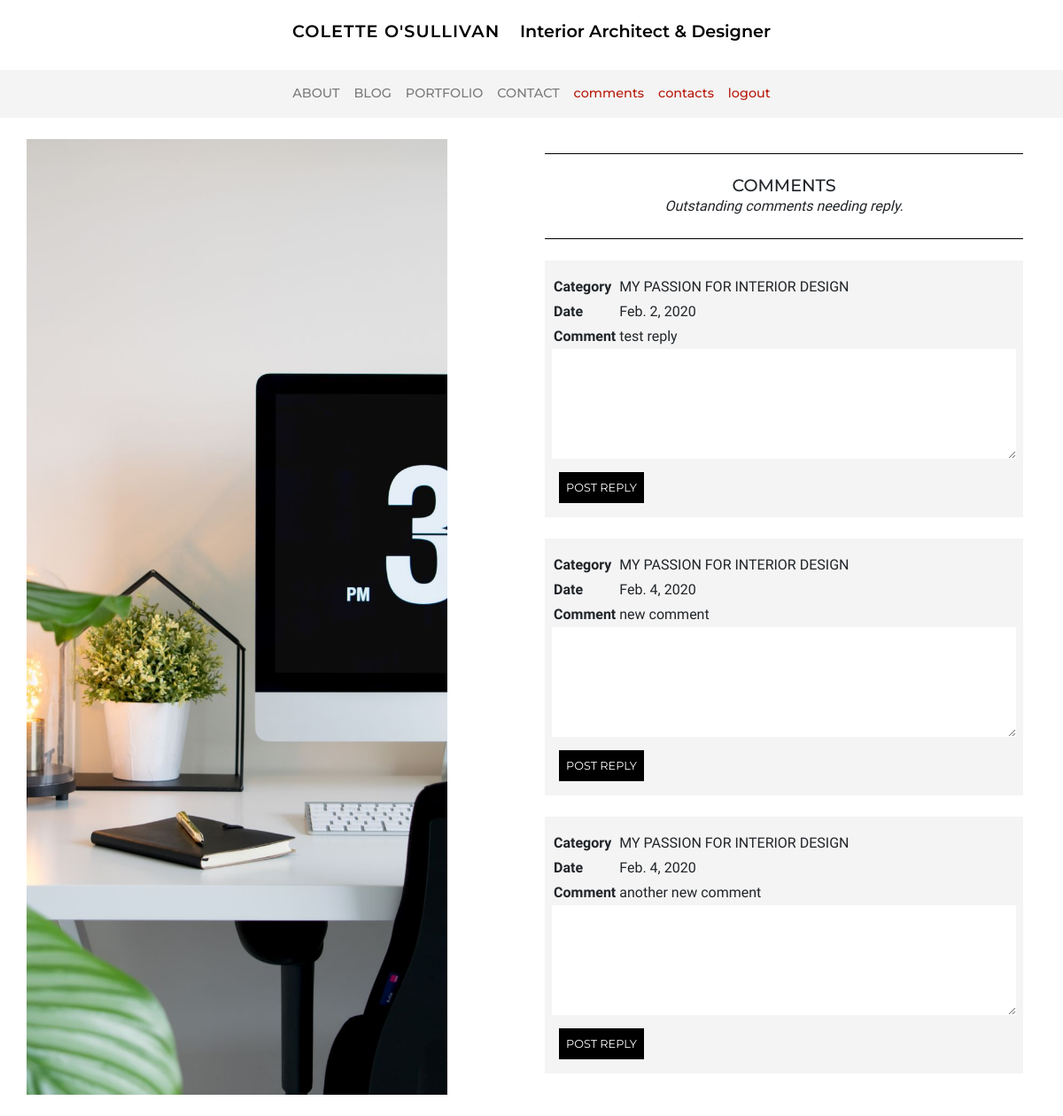
Page /blog/comments/ (signed in) on the earlier database version.
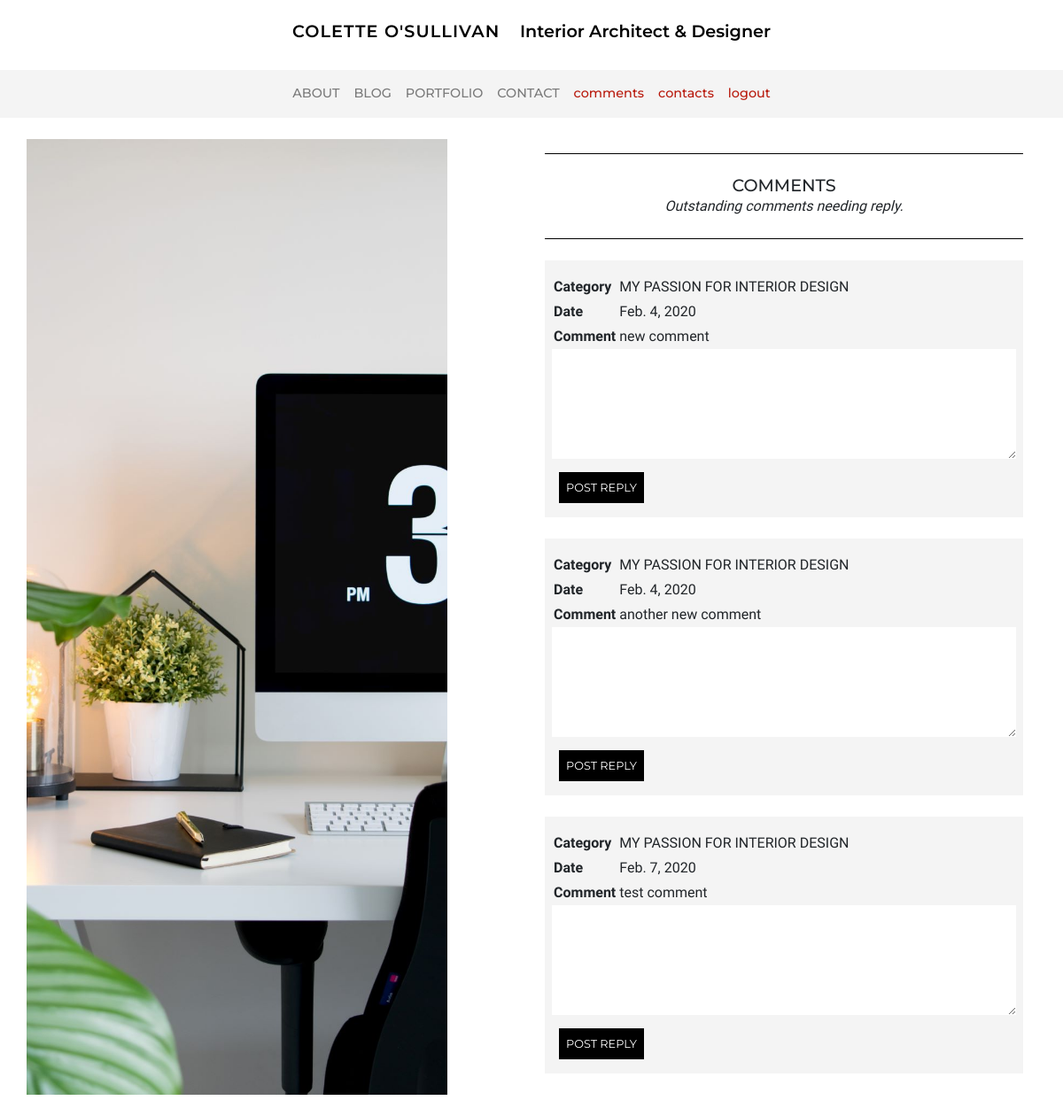
Same page on the later database version.
### blog/models.py (models this page shows, shortened)
class Comment(models.Model):
    blog = models.ForeignKey('Blog', on_delete=models.CASCADE, related_name='comments')
    date = models.DateField(default=timezone.now)
    content = models.TextField() # don't want this to blank ever
    reply = models.TextField(blank=True)
    exclude = models.BooleanField(default=False)

class Blog(models.Model):
    category = models.ForeignKey('Category', on_delete=models.CASCADE, related_name='blogs') # no null !!!
    title = models.CharField(max_length=50) # char blank - no blank
    date = models.DateField(default=timezone.now) # auto
    image = models.ImageField(default='blog_default.jpg', upload_to='blog_images') # image blank
    content = models.TextField(blank=True) # text blank
    order = models.IntegerField(null=True, blank=True) # null ok - should not be required in form!!!
    home = models.BooleanField(default=False)
    exclude = models.BooleanField(default=False) # yes no
    like = models.IntegerField(default=0)

### blog/views.py (the view)
# urls.py: path('comments/', views.comments, name='comments'), #why do I have 2 with same name???
@login_required
def comments(request, pk=None):
    comments = Comment.objects.filter(reply='').order_by('id') #order by oldest without reply
    form = ReplyForm()
    if pk:
        comment = Comment.objects.get(pk=pk)
    if request.method == 'POST':
        form = ReplyForm(request.POST, instance=comment) # POST the form data
        if form.is_valid():
            form.save()
            messages.success(request, f'Reply posted')
            return redirect('comments')
    context = {'title': 'Comments', 'comments': comments, 'form': form}
    return render(request, 'blog/comments.html', context)

### blog/forms.py
class ReplyForm(forms.ModelForm):
    class Meta:
        model = Comment
        fields = ['reply']
        labels = {'reply': _(''),}
        widgets = {'reply': Textarea(attrs={'rows':5, 'class': 'textarea-style'}),}

### blog/templates/blog/comments.html (shortened to what this page needs)
{% extends 'base.html' %}
{% block content %}
{% include 'include.html' with tagline='Outstanding comments needing reply.' %}
{% for comment in comments %}
<div class="bg-color--stone mb-4 p-2">
    <table class="mt-2">
        <tr>
            <td><strong>Category</strong></td>
            <td>{{ comment.blog.title }}</td>
        </tr>
        <tr>
            <td><strong>Date</strong></td>
            <td>{{ comment.date }}</td>
        </tr>
        <tr>
            <td><strong>Comment</strong></td>
            <td>{{ comment.content}}</td>
        </tr>
    </table>
    <form method="POST" action="{% url 'comments' comment.pk %}">
        {{ form }}
        <button type="submit">POST REPLY</button>
    </form>
</div>
{% endfor %}
</div>
</section>
{% endblock %}

Differences in the rows shown:
no longer on this page (row edited): Comment: blog "MY PASSION FOR INTERIOR DESIGN", date "Feb. 2, 2020", content "test reply"
added Comment: blog "MY PASSION FOR INTERIOR DESIGN", date "Feb. 7, 2020", content "test comment"
